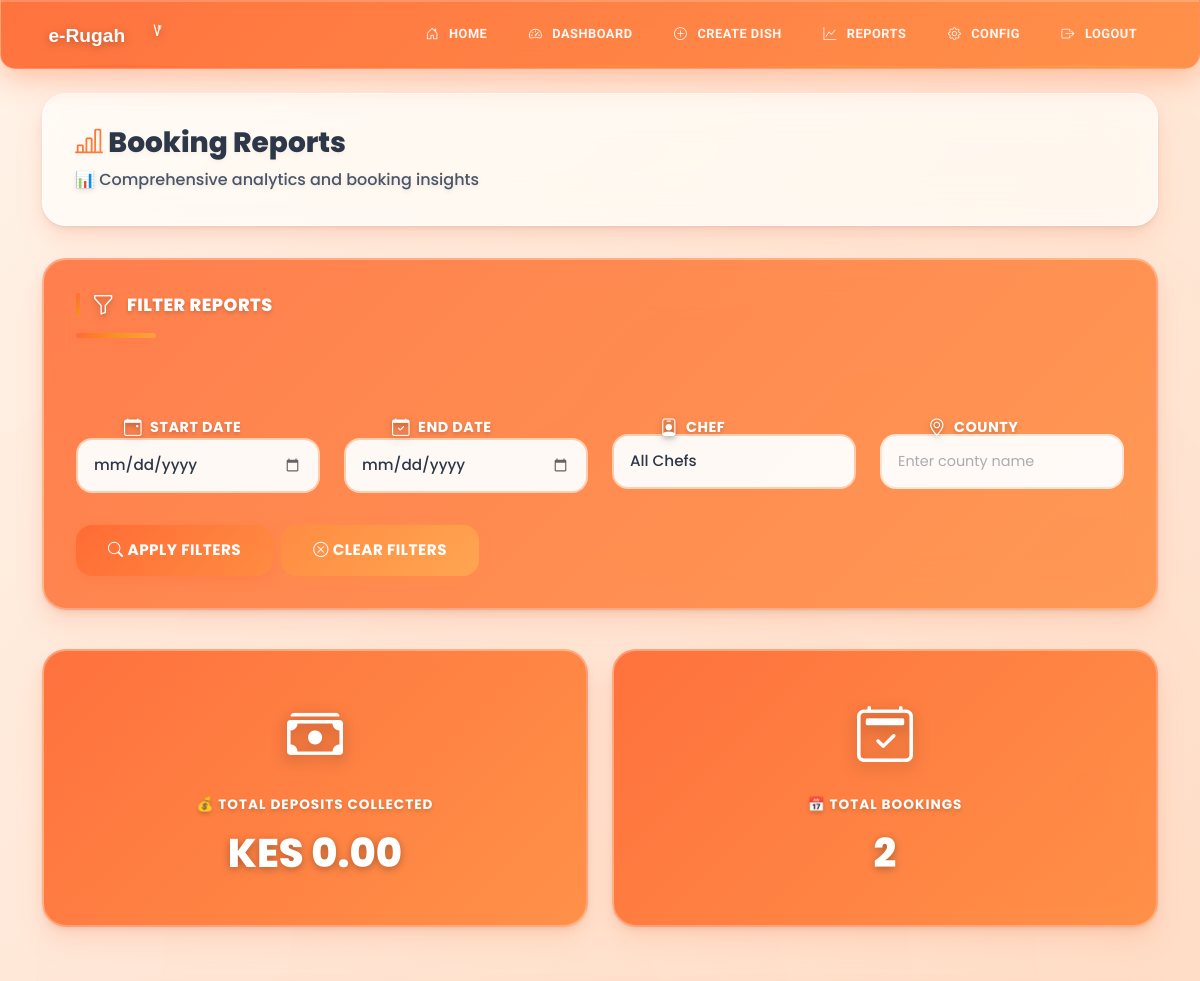
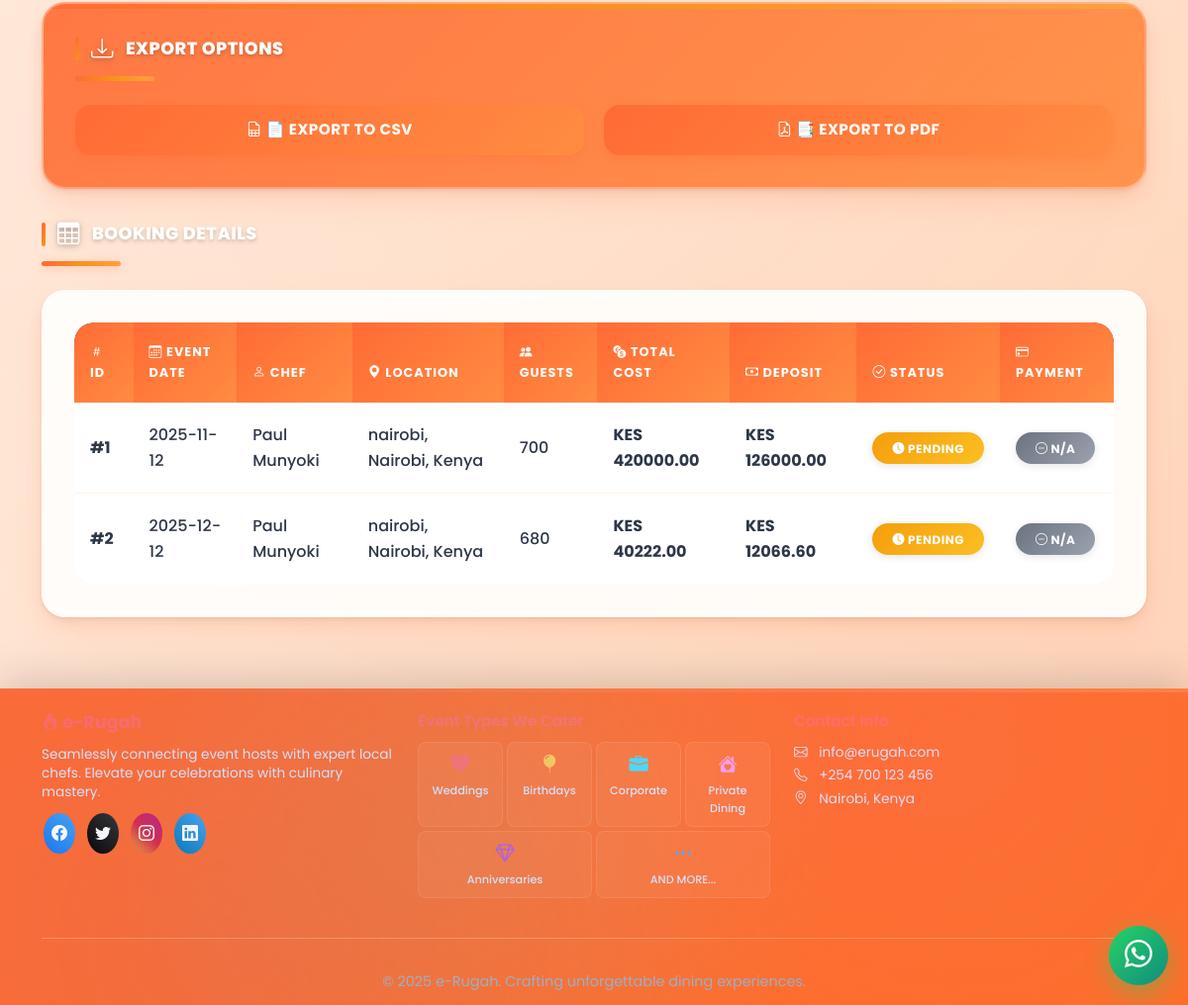
Screenshot of /admin/reports (signed in) with the database file from the repository (2 pictures, top to bottom).
### models.py (models this page shows)
class Booking(db.Model):
    id = db.Column(db.Integer, primary_key=True)
    event_id = db.Column(db.Integer, db.ForeignKey('event.id'), nullable=False)
    chef_id = db.Column(db.Integer, db.ForeignKey('chef.id'), nullable=False)
    status = db.Column(db.String(20), default='pending')
    deposit_amount = db.Column(db.Float)
    created_at = db.Column(db.DateTime, default=datetime.utcnow)
    confirmed_at = db.Column(db.DateTime)
    payments = db.relationship('Payment', backref='booking', lazy=True)

class Event(db.Model):
    id = db.Column(db.Integer, primary_key=True)
    customer_id = db.Column(db.Integer, db.ForeignKey('user.id'), nullable=False)
    county = db.Column(db.String(50), nullable=False)
    sub_county = db.Column(db.String(50), nullable=False)
    town = db.Column(db.String(50), nullable=False)
    adult_guests = db.Column(db.Integer, nullable=False)
    child_guests = db.Column(db.Integer, nullable=False)
    event_date = db.Column(db.DateTime, nullable=False)
    menu_items = db.Column(db.Text)
    total_cost = db.Column(db.Float, default=0.0)
    created_at = db.Column(db.DateTime, default=datetime.utcnow)
    bookings = db.relationship('Booking', backref='event', lazy=True)

class Chef(db.Model):
    id = db.Column(db.Integer, primary_key=True)
    user_id = db.Column(db.Integer, db.ForeignKey('user.id'), nullable=False)
    name = db.Column(db.String(100), nullable=False)
    phone = db.Column(db.String(20), nullable=False)
    county = db.Column(db.String(50), nullable=False)
    sub_county = db.Column(db.String(50), nullable=False)
    town = db.Column(db.String(50), nullable=False)
    about = db.Column(db.Text)
    meals_offered = db.Column(db.Text)
    photo_url = db.Column(db.String(200))
    is_verified = db.Column(db.Boolean, default=False)
    is_approved = db.Column(db.Boolean, default=False)
    created_at = db.Column(db.DateTime, default=datetime.utcnow)
    bookings = db.relationship('Booking', backref='chef', lazy=True)

### main.py (the view)
@app.route('/admin/reports')
@role_required('admin')
def reports():
    start_date = request.args.get('start_date')
    end_date = request.args.get('end_date')
    chef_id = request.args.get('chef_id')
    county = request.args.get('county')
    query = db.session.query(Booking, Event, Chef, Payment).join(
        Event, Booking.event_id == Event.id
    ).join(
        Chef, Booking.chef_id == Chef.id
    ).outerjoin(
        Payment, Booking.id == Payment.booking_id
    )
    if start_date:
        query = query.filter(Booking.created_at >= datetime.strptime(start_date, '%Y-%m-%d'))
    if end_date:
        query = query.filter(Booking.created_at <= datetime.strptime(end_date, '%Y-%m-%d'))
    if chef_id:
        query = query.filter(Booking.chef_id == int(chef_id))
    if county:
        query = query.filter(Event.county == county)
    results = query.all()
    chefs = Chef.query.filter_by(is_approved=True).all()
    total_deposits = sum(r.Payment.amount for r in results if r.Payment and r.Payment.status == 'success')
    return render_template('reports.html',
                         results=results,
                         chefs=chefs,
                         total_deposits=total_deposits,
                         start_date=start_date,
                         end_date=end_date,
                         chef_id=chef_id,
                         county=county)

### templates/reports.html (shortened to what this page needs)
{% extends "base.html" %}
{% block content %}
<div class="page-header">
    <div>
        <h5 class="mb-0" style="font-size: 1.75rem;"><i class="bi bi-bar-chart-line"></i> Booking Reports</h5>
        <p class="mb-0 mt-2" style="font-size: 1rem;">📊 Comprehensive analytics and booking insights</p>
    </div>
</div>
<div class="filter-card">
    <h6 class="section-title"><i class="bi bi-funnel"></i> Filter Reports</h6>
    <form method="GET">
        <div class="row">
            <div class="col-md-3 mb-3">
                <label for="start_date" class="form-label">
                    <i class="bi bi-calendar-event"></i>Start Date
                </label>
                <input type="date" class="form-control" id="start_date" name="start_date" value="{{ start_date or '' }}" placeholder="Select start date">
            </div>
            <div class="col-md-3 mb-3">
                <label for="end_date" class="form-label">
                    <i class="bi bi-calendar-check"></i>End Date
                </label>
                <input type="date" class="form-control" id="end_date" name="end_date" value="{{ end_date or '' }}" placeholder="Select end date">
            </div>
            <div class="col-md-3 mb-3">
                <label for="chef_id" class="form-label">
                    <i class="bi bi-person-badge"></i>Chef
                </label>
                <select class="form-control form-select" id="chef_id" name="chef_id">
                    <option value="">All Chefs</option>
                </select>
            </div>
            <div class="col-md-3 mb-3">
                <label for="county" class="form-label">
                    <i class="bi bi-geo-alt"></i>County
                </label>
                <input type="text" class="form-control" id="county" name="county" value="{{ county or '' }}" placeholder="Enter county name">
            </div>
        </div>
        <div class="d-flex gap-2 flex-wrap">
            <button type="submit" class="btn btn-primary">
                <i class="bi bi-search"></i> Apply Filters
            </button>
            <a href="{{ url_for('reports') }}" class="btn btn-secondary">
                <i class="bi bi-x-circle"></i> Clear Filters
            </a>
        </div>
    </form>
</div>
<div class="row mb-4">
    <div class="col-md-6 mb-3">
        <div class="stats-card">
            <i class="bi bi-cash-stack" style="font-size: 3.5rem; color: #ff6b35;"></i>
            <h6 class="mt-3 mb-2" style="font-size: 0.85rem; color: #4a5568; font-weight: 700; text-transform: uppercase; letter-spacing: 1px;">💰 Total Deposits Collected</h6>
            <div class="total-amount">KES {{ "%.2f"|format(total_deposits) }}</div>
        </div>
    </div>
    <div class="col-md-6 mb-3">
        <div class="stats-card">
            <i class="bi bi-calendar2-check" style="font-size: 3.5rem; color: #ff6b35;"></i>
            <h6 class="mt-3 mb-2" style="font-size: 0.85rem; color: #4a5568; font-weight: 700; text-transform: uppercase; letter-spacing: 1px;">📅 Total Bookings</h6>
            <div class="total-amount">{{ results|length if results else 0 }}</div>
        </div>
    </div>
</div>
<div class="dashboard-card">
    <h6 class="section-title"><i class="bi bi-download"></i> Export Options</h6>
    <div class="export-buttons">
        <a href="{{ url_for('export_csv') }}?{{ request.query_string.decode() }}" class="btn btn-success">
            <i class="bi bi-file-earmark-spreadsheet"></i> 📄 Export to CSV
        </a>
        <a href="{{ url_for('export_pdf') }}?{{ request.query_string.decode() }}" class="btn btn-danger">
            <i class="bi bi-file-earmark-pdf"></i> 📑 Export to PDF
        </a>
    </div>
</div>
<h6 class="section-title"><i class="bi bi-table"></i> Booking Details</h6>
{% if results %}
<div class="table-container">
    <div class="table-responsive">
        <table class="table">
            <thead>
                <tr>
                    <th><i class="bi bi-hash"></i> ID</th>
                    <th><i class="bi bi-calendar3"></i> Event Date</th>
                    <th><i class="bi bi-person"></i> Chef</th>
                    <th><i class="bi bi-geo-alt-fill"></i> Location</th>
                    <th><i class="bi bi-people-fill"></i> Guests</th>
                    <th><i class="bi bi-currency-exchange"></i> Total Cost</th>
                    <th><i class="bi bi-cash"></i> Deposit</th>
                    <th><i class="bi bi-check-circle"></i> Status</th>
                    <th><i class="bi bi-credit-card"></i> Payment</th>
                </tr>
            </thead>
            <tbody>
                {% for booking, event, chef, payment in results %}
                <tr>
                    <td><strong>#{{ booking.id }}</strong></td>
                    <td>{{ event.event_date.strftime('%Y-%m-%d') }}</td>
                    <td>{{ chef.name }}</td>
                    <td>{{ event.county }}, {{ event.town }}</td>
                    <td>{{ event.adult_guests + event.child_guests }}</td>
                    <td><strong>KES {{ "%.2f"|format(event.total_cost) }}</strong></td>
                    <td><strong>KES {{ "%.2f"|format(booking.deposit_amount) }}</strong></td>
                    <td>
                        {% if booking.status == 'confirmed' %}
                            <span class="badge bg-success"><i class="bi bi-check-circle-fill"></i> {{ booking.status.title() }}</span>
                        {% else %}
                            <span class="badge bg-warning"><i class="bi bi-clock-fill"></i> {{ booking.status.title() }}</span>
                        {% endif %}
                    </td>
                    <td>
                        {% if payment %}
                            {% if payment.status == 'success' %}
                                <span class="badge bg-success"><i class="bi bi-check-circle-fill"></i> Paid</span>
                            {% else %}
                                <span class="badge bg-warning"><i class="bi bi-exclamation-circle-fill"></i> {{ payment.status.title() }}</span>
                            {% endif %}
                        {% else %}
                            <span class="badge bg-secondary"><i class="bi bi-dash-circle"></i> N/A</span>
                        {% endif %}
                    </td>
                </tr>
                {% endfor %}
            </tbody>
        </table>
    </div>
</div>
{% endif %}
{% endblock %}

### rows the page displays
Booking: id "1", event_date "2025-11-12", name "Paul Munyoki", county "nairobi", town "Nairobi, Kenya", event.adult_guests+event.child_guests "700", deposit_amount "126000.00", status "PENDING"
Event: total_cost "420000.00"
Booking: id "2", event_date "2025-12-12", name "Paul Munyoki", county "nairobi", town "Nairobi, Kenya", event.adult_guests+event.child_guests "680", deposit_amount "12066.60", status "PENDING"
Event: total_cost "40222.00"

### other values shown
{{ "%.2f"|format(total_deposits) }} "0.00"
{{ results|length if results else 0 }} "2"
